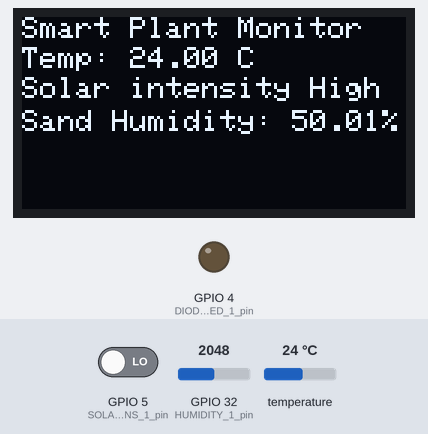
A program run on a simulated ESP32. Parts: 128×64 one-colour display, output pins drawn as LEDs (lit = HIGH). The test bench sets the inputs (shaded band); at power-on: GPIO 5 (SOLAR_SNS_1_pin) LOW, temperature 24 °C, GPIO 32 (HUMIDITY_1_pin) = 2048. Nothing arrives over Bluetooth unless stated; a phone connects over Bluetooth LE 3 s after start; what the program prints to the serial monitor is not drawn.

Above: at 1.2 s.
1.3 s: GPIO 5 (SOLAR_SNS_1_pin) driven HIGH
At 2.7 s:
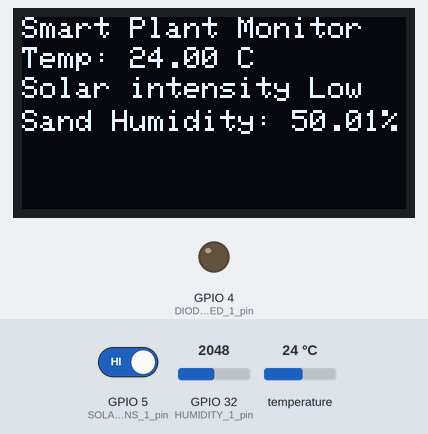
3.5 s: temperature set to 29.3 °C
At 5.2 s:
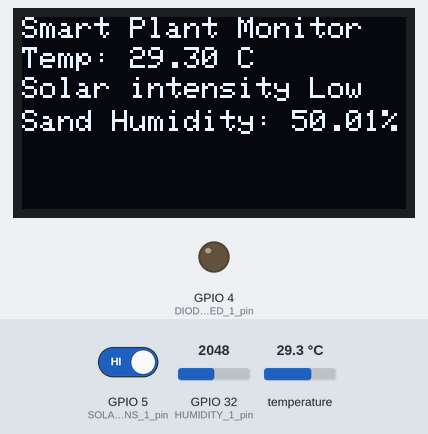
5.5 s: temperature set to 30.5 °C
At 7.0 s:
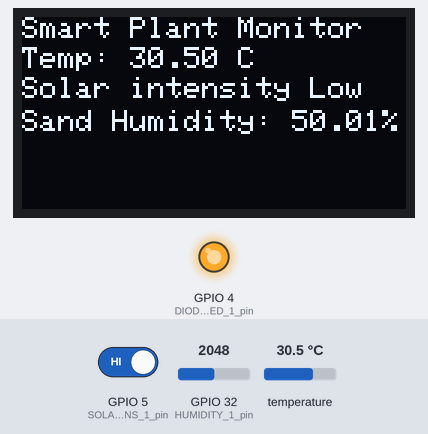
7.5 s: GPIO 32 (HUMIDITY_1_pin) set to 2866
At 9.8 s:
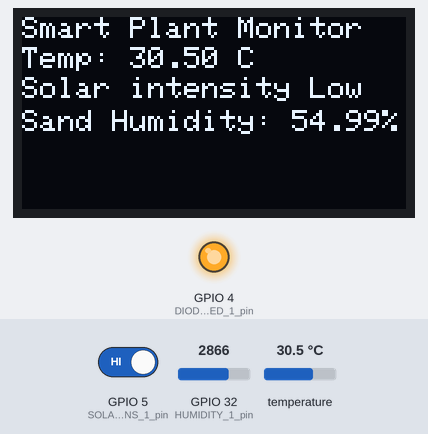
11.5 s: GPIO 5 (SOLAR_SNS_1_pin) driven LOW
At 12.7 s:
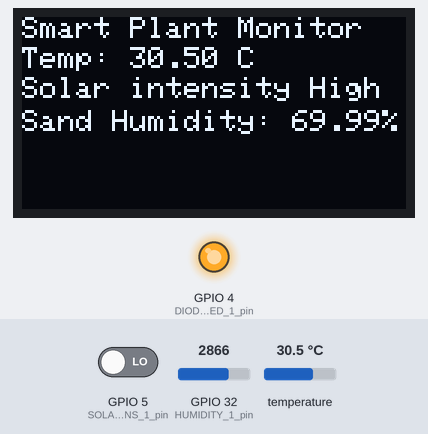
13.5 s: GPIO 32 (HUMIDITY_1_pin) set to 3603
At 15.8 s:
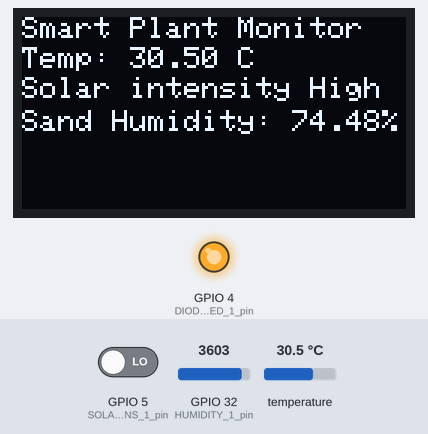
Timing chart, 0 to 17.3 s (numbered marks = the images above; inputs shaded):
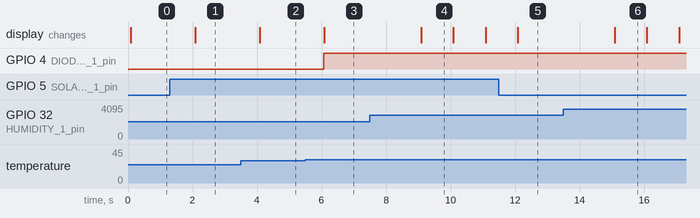

Measured:
- the behaviour switches between 30 and 30.1 °C on temperature (found by bisection; images 2 and 3)
- after the input at 1.3 s, the display: changes after 0.79 s (image 1)
- after the input at 3.5 s, the display: changes after 0.59 s (image 2)
- after the input at 5.5 s, GPIO 4 (DIODE_LED_1_pin): LOW → HIGH after 0.56 s; the display: changes after 0.59 s (image 3)
- after the input at 7.5 s, the display: changes after 1.6 s (image 4)
- after the input at 11.5 s, the display: changes after 0.59 s (image 5)
- after the input at 13.5 s, the display: changes after 1.6 s (image 6)

The program:

main.cpp
```cpp
// (licence header left out)
#include "scheduler.h"


void setup() {

  Serial.begin(115200);
  scheduler_init();

}

void loop() {}
```

common.h
```cpp
// (licence header left out)
/**
 * @file digital_hal.h
 * @brief this file contain common macros
 *
 * @author Marconatale Parise
 * @date 09 June 2025
 *
 */
#ifndef __COMMON_H__
#define __COMMON_H__

#include "Arduino.h"

#ifndef SIZEOF
#define SIZEOF(x)   (sizeof(x)/sizeof(x[0]))
#endif

#define DEBUG 1

#if DEBUG
#define DEBUG_PRINT(x,...) if (DEBUG) { Serial.printf("[%lu ms]" x , millis(), ##__VA_ARGS__); }
#endif

#endif /* __COMMON_H__ */
```

peripheral.h
```cpp
// (licence header left out)
/**
 * @file peripheral.h
 * @brief this file contain the functions prototype to link the peripher to functionalities
 *
 * The following functions will be implemented:
 * - peripheral_init() to initialize the peripherals
 * - turn_led() to control the LED state
 * - get_temperature() to read the temperature from the BMP280 sensor
 * - read_solar_radiation() to read the solar radiation status
 * - read_humidity() to read the humidity pertentage from the analog sensor
 *
 * @author Marconatale Parise
 * @date 09 June 2025
 *
 */

#ifndef __PERIPHERAL_H__
#define __PERIPHERAL_H__

#include "common.h"
#include <Adafruit_BMP280.h>
#include <Wire.h>
#include <Adafruit_Sensor.h>

// defined the pins for peripherals
#define DIODE_LED_1_pin 4
#define SOLAR_SNS_1_pin 5
#define HUMIDITY_1_pin 32

// defined the channels for peripherals
#define DIODE_LED_1_ch  0
#define SOLAR_SNS_1_ch  1
#define HUMIDITY_1_ch  0

/**
 * @brief Initialize peripherals
 *
 * Initialize peripherals to asserve the functionalities of the system.
 *
 * NO parameters are required for this function.
 *
 * @return void
 */
void peripheral_init();

/**
 * @brief Turn LED on or off
 *
 * Set the state of the LED for a specific digital channel.
 *
 * @param channel 8-bit value that indicate channel of digital array
 * @param value boolean value to set the LED state (true for ON, false for OFF)
 *
 * @return void
 */
void turn_led(uint8_t channel, bool value);

/**
 * @brief Get temperature from BMP280 sensor
 *
 * Read the temperature from the BMP280 sensor and return the value.
 *
 * NO parameters are required for this function.
 *
 * @return float Temperature in degrees Celsius
 */
float get_temperature();

/**
 * @brief Read solar radiation status
 *
 * Read the status of the solar radiation sensor for a specific digital channel.
 *
 * @param channel 8-bit value that indicate channel of digital array
 *
 * @return int Status of the solar radiation sensor (0 or 1)
 */
int read_solar_radiation(uint8_t channel);

/**
 * @brief Read humidity percentage
 *
 * Read the humidity percentage from the analog sensor for a specific analog channel.
 *
 * @param channel 8-bit value that indicate channel of analog array
 *
 * @return float Humidity percentage
 */
float read_humidity(uint8_t channel);

#endif /* __PERIPHERAL_H__ */
```

scheduler.h
```cpp
// (licence header left out)
/**
 * @file scheduler.h
 * @brief this file contain the functions prototype to manage the scheduler
 *
 * The following functions will be implemented:
 * - scheduler_init() to initialize the scheduler
 *
 * @author Marconatale Parise
 * @date 09 June 2025
 *
 */

#ifndef __SCHEDULER_H__
#define __SCHEDULER_H__

#include "common.h"
#include "HAL/task_hal.h"

#define TASK1_ch 0
#define TASK1_PRIO 1
#define TASK1_TIME 1000
#define TASK2_ch 1
#define TASK2_PRIO 2
#define TASK2_TIME 3000

/**
 * @brief Initialize scheduler
 *
 * Initialize scheduler to manage tasks and their execution.
 *
 * NO parameters are required for this function.
 *
 * @return void
 */
void scheduler_init();

#endif /* __PERIPHERAL_H__ */
```

smartplant.h
```cpp
// (licence header left out)
/**
 * @file smart plant.h
 * @brief this file contain the functions prototype to manage the smart plant functionalities
 *
 * The following functions will be implemented:
 * - smartplant_init() to initialize the smart plant data structure
 * - smartplant_set_temperature() to set the temperature for a specific plant
 * - smartplant_set_solar_intensity() to set the solar intensity for a specific plant
 * - smartplant_set_sand_humidity() to set the sand humidity for a specific plant
 * - smartplant_set_alarm() to set the alarm status for a specific plant
 * - smartplant_display_data() to display the data of a specific plant on the OLED screen
 *
 *
 * @author Marconatale Parise
 * @date 09 June 2025
 *
 */
#ifndef __SMARTPLANT_H__
#define __SMARTPLANT_H__

#include "common.h"
#include <Adafruit_GFX.h>
#include <Adafruit_SSD1306.h>
#include "peripheral.h"

#define NUM_PLANTS 1 // Number of smart plants

//OLED display settings
#define SCREEN_WIDTH 128
#define SCREEN_HEIGHT 64
#define OLED_RESET    -1

#define PLANT_1 0 // Plant channel
#define PLANT_2 1 // Plant channel Unused
#define PLANT_3 2 // Plant channel Unused
#define PLANT_4 3 // Plant channel Unused
#define PLANT_5 4 // Plant channel Unused


typedef struct
{
	float			temperature; // Temperature in Celsius
	float 		sand_humidity; // Sand humidity in percentage
  uint8_t   solar_intensity; // Solar intensity
  bool 			alarm; // Alarm status
}SmartPlant_t;

/**
 * @brief Initialize SmartPlant_t structure
 *
 * Initialize the smart plant data structure with default values.
 *
 * @param sm SmartPlant_t struct pointer
 * @param size 8-bit value that indicate number of plants
 *
 * @return void
 */
void smartplant_init(SmartPlant_t* sm, uint8_t size);

/**
 * @brief Set temperature for a specific plant
 *
 * Set the temperature for a specific plant in the smart plant data structure.
 *
 * @param sm SmartPlant_t struct pointer
 * @param channel 8-bit value that indicate channel of smart plant structure
 * @param size 8-bit value that indicate number of plants
 *
 * @return void
 */
void smartplant_set_temperature(SmartPlant_t* sm, uint8_t channel, uint8_t size);

/**
 * @brief Set solar intensity for a specific plant
 *
 * Set the solar intensity for a specific plant in the smart plant data structure.
 *
 * @param sm SmartPlant_t struct pointer
 * @param channel 8-bit value that indicate channel of smart plant structure
 * @param size 8-bit value that indicate number of plants
 * @param perip_ch 8-bit value that indicate channel of solar sensor peripheral
 *
 * @return void
 */
void smartplant_set_solar_intensity(SmartPlant_t* sm, uint8_t channel, uint8_t size, uint8_t perip_ch);

/**
 * @brief Set sand humidity for a specific plant
 *
 * Set the sand humidity for a specific plant in the smart plant data structure.
 *
 * @param sm SmartPlant_t struct pointer
 * @param channel 8-bit value that indicate channel of smart plant structure
 * @param size 8-bit value that indicate number of plants
 * @param perip_ch 8-bit value that indicate channel of humidity sensor peripheral
 *
 * @return void
 */
void smartplant_set_sand_humidity(SmartPlant_t* sm, uint8_t channel, uint8_t size, uint8_t perip_ch);

/**
 * @brief Set alarm status for a specific plant
 *
 * Set the alarm status for a specific plant in the smart plant data structure.
 * If the temperature exceeds a threshold, the alarm is activated.
 *
 * @param sm SmartPlant_t struct pointer
 * @param channel 8-bit value that indicate channel of smart plant structure
 * @param size 8-bit value that indicate number of plants
 * @param perip_ch 8-bit value that indicate channel of LED peripheral
 *
 * @return void
 */
void smartplant_set_alarm(SmartPlant_t* sm, uint8_t channel, uint8_t size, uint8_t perip_ch);

/**
 * @brief Display data of a specific plant on the OLED screen
 *
 * Display the temperature, solar intensity, and sand humidity of a specific plant
 * on the OLED screen.
 *
 * @param sm SmartPlant_t struct pointer
 * @param channel 8-bit value that indicate channel of smart plant structure
 * @param size 8-bit value that indicate number of plants
 *
 * @return void
 */
void smartplant_display_data(SmartPlant_t* sm, uint8_t channel, uint8_t size);


#endif  /* __SMART_PLANT_H__ */
```

peripheral.cpp
```cpp
// (licence header left out)
/**
 * @file peripheral.c
 * @brief peripheral function declaration linked to functionalities
 *
 * This implementation file provides function to set up the peripheral pins based on the functionalities required by the system.
 *
 * @author Marconatale Parise
 * @date 09 June 2025
 *
 */
#include "HAL/digital_hal.h"
#include "peripheral.h"
#include "HAL/analog_hal.h"
#include "HAL/task_hal.h"
#include "HAL/ble_hal.h"

extern Dig_t digital_a[NUM_DIG_PERIP]; // array of digital peripherals
extern Analog_t analog_a[NUM_ANALOG_PERIP]; // array of digital peripherals

Adafruit_BMP280 bmp; // I2C interface

/***********************************************************
 Function Definitions
***********************************************************/
void peripheral_init() {
    // Initialize the digital array
    digital_init(digital_a, NUM_DIG_PERIP);
    analog_init(analog_a, NUM_ANALOG_PERIP);

    // Set up DIODE_LED pin
    digital_set_pin(digital_a, DIODE_LED_1_ch, DIODE_LED_1_pin, NUM_DIG_PERIP);
    digital_set_direction(digital_a, DIODE_LED_1_ch, true, NUM_DIG_PERIP); // Set as output


    // Set up SOLAR_SNS pin
    digital_set_pin(digital_a, SOLAR_SNS_1_ch, SOLAR_SNS_1_pin, NUM_DIG_PERIP);
    digital_set_direction(digital_a, SOLAR_SNS_1_ch, false, NUM_DIG_PERIP); // Set as input

    // Set up HUMIDITY pin
    analog_set_pin(analog_a, HUMIDITY_1_ch, HUMIDITY_1_pin, NUM_ANALOG_PERIP); // Set pin for humidity sensor


    if (!bmp.begin(0x76)) { // 0x76 or 0x77 depending on sensor
      Serial.println("Could not find BMP280 sensor!");
      while (true);
   }
   ble_init();
 }

 void turn_led(uint8_t channel, bool value) {
    digital_set_value(digital_a, channel, value, NUM_DIG_PERIP); // Set initial value to HIGH
    //digital_print(&digital_a[DIODE_LED_1_ch], DIODE_LED_1_ch); // Print status of the LED
 }

float get_temperature(){
   float temperature = bmp.readTemperature(); // Read temperature from BMP280
   DEBUG_PRINT("Temperature: %4.4f *C\n",temperature);
   return temperature; // Return the temperature value
}

int read_solar_radiation(uint8_t channel) {
    int solarSts = digital_read(digital_a, channel, NUM_DIG_PERIP);
    DEBUG_PRINT("Solar sensor status = %d \n", solarSts);
   return solarSts; // Return the status of the solar sensor
}

float read_humidity(uint8_t channel){
   float humidity_value = 0.0F;
   analog_read_data(analog_a,channel, NUM_ANALOG_PERIP);
   uint16_t media = analog_get_media(analog_a, channel, NUM_ANALOG_PERIP); // Get the average value from the humidity sensor
   humidity_value = (float)media * (100.0f / 4095.0f); // Convert the average value to percentage
   DEBUG_PRINT("Humidity sensor value = %.2f %%\n", humidity_value);
   //analog_print(analog_a, channel); // Print status of the humidity sensor
   return humidity_value;
}
```

scheduler.cpp
```cpp
// (licence header left out)
/**
 * @file peripheral.c
 * @brief functions to manage scheduler
 *
 * This implementation file provides scheduler functions to manage tasks and their execution.
 *
 * @author Marconatale Parise
 * @date 09 June 2025
 *
 */

#include "scheduler.h"
#include "HAL/ble_hal.h"
#include "peripheral.h"
#include "smartplant.h"

extern Task_t task_a[NUM_TASKS];
extern SmartPlant_t SM_list[NUM_PLANTS];


void Task1(void *pvParameters) {
  const TickType_t interval = pdMS_TO_TICKS(TASK1_TIME); // 1s
  TickType_t xLastWakeTime = xTaskGetTickCount();
  while (true) {
    Serial.printf("%lu - Task 1 completed on core %d\n", millis(), xPortGetCoreID());
    smartplant_set_temperature(SM_list, PLANT_1, NUM_PLANTS);
    smartplant_set_solar_intensity(SM_list, PLANT_1, NUM_PLANTS, SOLAR_SNS_1_ch);
    smartplant_set_sand_humidity(SM_list, PLANT_1, NUM_PLANTS, HUMIDITY_1_ch);
    smartplant_set_alarm(SM_list, PLANT_1, NUM_PLANTS, DIODE_LED_1_ch);
    smartplant_display_data(SM_list,PLANT_1, NUM_PLANTS); // Display data on OLED
    vTaskDelayUntil(&xLastWakeTime, interval);
  }
}

void Task2(void *pvParameters) {
  const TickType_t interval = pdMS_TO_TICKS(TASK2_TIME); // 3s
  TickType_t xLastWakeTime = xTaskGetTickCount();
  while (true) {
    Serial.printf("%lu - Task 2 completed on core %d\n", millis(), xPortGetCoreID());
    if (deviceConnected) {
      ble_transmit_temp((uint16_t)SM_list[PLANT_1].temperature);
      ble_transmit_humidity((uint16_t)SM_list[PLANT_1].sand_humidity);
      ble_transmit_slrrad((uint16_t)SM_list[PLANT_1].solar_intensity);
    }
    vTaskDelayUntil(&xLastWakeTime, interval);
  }
}

/***********************************************************
 Function Definitions
***********************************************************/
void scheduler_init() {
    // Initialize the digital array
    task_init(task_a, NUM_TASKS);
    // Set up tasks
    task_set_priority(task_a, TASK1_ch, TASK1_PRIO, NUM_TASKS); // Set priority for Task 1
    task_set_function(task_a, TASK1_ch, Task1, NUM_TASKS); // Set function for Task 1
    task_set_time(task_a, TASK1_ch, TASK1_TIME, NUM_TASKS); // Set time for Task 1
    task_set_priority(task_a, TASK2_ch, TASK2_PRIO, NUM_TASKS); // Set priority for Task 2
    task_set_function(task_a, TASK2_ch, Task2, NUM_TASKS); // Set function for Task 2
    task_set_time(task_a, TASK2_ch, TASK2_TIME, NUM_TASKS); // Set time for Task 2
    peripheral_init();
    smartplant_init(SM_list, NUM_PLANTS); // Initialize smart plant data

    xTaskCreatePinnedToCore(Task1, "Task 1", 2048, NULL, BaseType_t(get_task_priority(task_a, TASK1_ch, NUM_TASKS)) , NULL, 1); //Core 1
    xTaskCreatePinnedToCore(Task2, "Task 2", 2048, NULL, BaseType_t(get_task_priority(task_a, TASK2_ch, NUM_TASKS)) , NULL, 1); //Core 1
}
```

smartplant.cpp
```cpp
// (licence header left out)
/**
 * @file smart_plant.c
 * @brief Monitoring and manage smart plant data
 *
 * This implementation file provides the functions to monitor and manage smart plant data.
 *
 * @author Marconatale Parise
 * @date 09 June 2025
 *
 */
#include "smartplant.h"


Adafruit_SSD1306 display(SCREEN_WIDTH, SCREEN_HEIGHT, &Wire, OLED_RESET);
SmartPlant_t SM_list[NUM_PLANTS] = {};

/***********************************************************
 Function Definitions
***********************************************************/
void smartplant_init(SmartPlant_t* sm, uint8_t size){
  for (int i = 0; i < size; i++)  {
    sm[i].temperature = 0.0f; // Initialize temperature to 0.0
    sm[i].sand_humidity = 0.0f; // Initialize sand humidity to 0.0
    sm[i].solar_intensity = 0; // Initialize solar intensity to 0
    sm[i].alarm = false; // Initialize alarm status to false
  }
  if (!display.begin(SSD1306_SWITCHCAPVCC, 0x3C)) { // Address 0x3C or 0x3D
    Serial.println("OLED not found");
    while (true);
  }
  display.clearDisplay();
  display.setTextSize(1);
  display.setTextColor(SSD1306_WHITE);
  display.setCursor(0,0);
  display.println("Smart Plant Monitor");
  display.display();
}

void smartplant_set_temperature(SmartPlant_t* sm, uint8_t channel, uint8_t size) {
  if(channel < size){
    sm[channel].temperature = get_temperature(); // Read temperature from the sensor
  }
}

void smartplant_set_solar_intensity(SmartPlant_t* sm, uint8_t channel, uint8_t size, uint8_t perip_ch) {
  if(channel < size){
    sm[channel].solar_intensity = read_solar_radiation(perip_ch); // Read solar intensity from the sensor
  }
}

void smartplant_set_sand_humidity(SmartPlant_t* sm, uint8_t channel, uint8_t size, uint8_t perip_ch) {
  if(channel < size){
    sm[channel].sand_humidity = read_humidity(perip_ch); // Read sand humidity from the sensor
  }
}

void smartplant_set_alarm(SmartPlant_t* sm, uint8_t channel, uint8_t size, uint8_t perip_ch) {
  if(channel < size){
    if (sm[channel].temperature > 30.0f) {
      turn_led(perip_ch, true); // Turn on the LED if alarm is active
      sm[channel].alarm = true; // Set the alarm status
    } else {
      turn_led(perip_ch, false); // Turn off the LED if alarm is inactive
      sm[channel].alarm = false; // Set the alarm status
    }
  }
}

void smartplant_display_data(SmartPlant_t* sm, uint8_t channel, uint8_t size) {
  if(channel < size){
    display.clearDisplay();
    display.setCursor(0,0);
    display.println("Smart Plant Monitor");
    display.setCursor(0,10);
    display.print("Temp: ");
    display.print(sm[channel].temperature);
    display.println(" C");
    display.setCursor(0,20);
    display.print("Solar intensity ");
    if (sm[channel].solar_intensity == 1) {
        display.println("Low");
    } else {
        display.println("High");
    }
    display.setCursor(0,31);
    display.print("Sand Humidity: ");
    display.print(sm[channel].sand_humidity);
    display.println("%");

    display.display();
  }
}
```

task_hal.cpp
```cpp
// (licence header left out)
/**
 * @file task_hal.c
 * @brief Abstraction of task management interface
 *
 * This implementation file provides an abstraction of task management using FreeRTOS function.
 *
 * @author Marconatale Parise
 * @date 09 June 2025
 *
 */
#include "HAL/task_hal.h"


Task_t task_a[NUM_TASKS] = {};

/***********************************************************
 Function Definitions
***********************************************************/
void task_init(Task_t* t, uint8_t size){
  for (int i = 0; i < size; i++){
    t[i].priority = 0;
    t[i].time = 0;
    t[i].is_active = true;
    t[i].taskFunc = NULL; // Initialize function pointer to NULL
  }
}

void task_set_priority(Task_t* t, uint8_t channel, uint8_t prio, uint8_t size){
	if(channel < size){
    if(t[channel].is_active){
      t[channel].priority = prio;
    }
	}
}

void task_set_function(Task_t* t, uint8_t channel, void (*taskFunc)(void*), uint8_t size){
  if(channel < size){
    if(t[channel].is_active){
      t[channel].taskFunc = taskFunc;
    }
  }
}

void task_set_time(Task_t* t, uint8_t channel, uint16_t time, uint8_t size){
  if(channel < size){
    if(t[channel].is_active){
      t[channel].time = time;
    }
  }
}

uint8_t get_task_priority(Task_t* t, uint8_t channel, uint8_t size){
  if(channel < size){
    if(t[channel].is_active){
      return t[channel].priority;
    }else{
      return 0; // If task is not active, return 0
    }
  }else{
    return 0; // If channel is out of bounds, return 0
  }
}
```

Source omitted: analog_hal.h (5447 bytes), ble_hal.h (2967 bytes), digital_hal.h (3986 bytes), task_hal.h (3438 bytes), analog_hal.cpp (5053 bytes), ble_hal.cpp (3263 bytes), digital_hal.cpp (2275 bytes)
